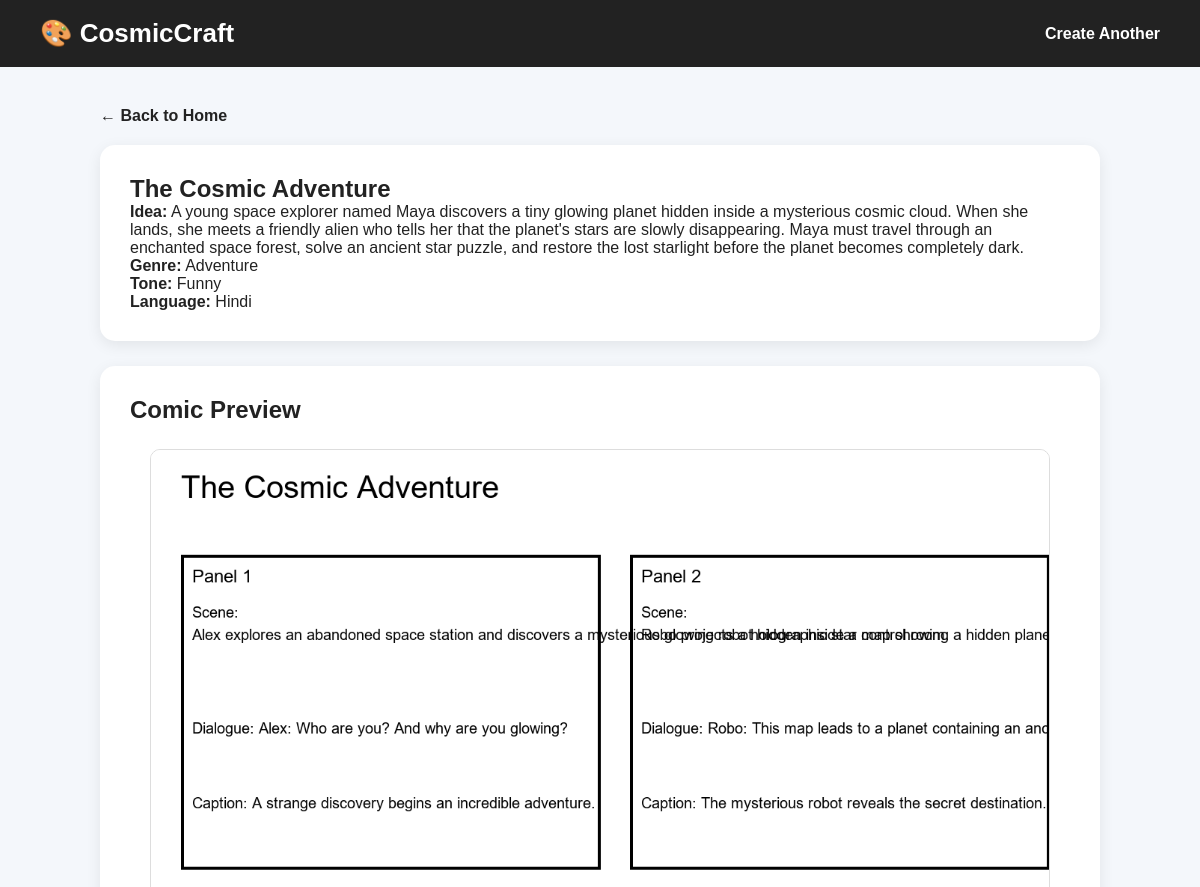
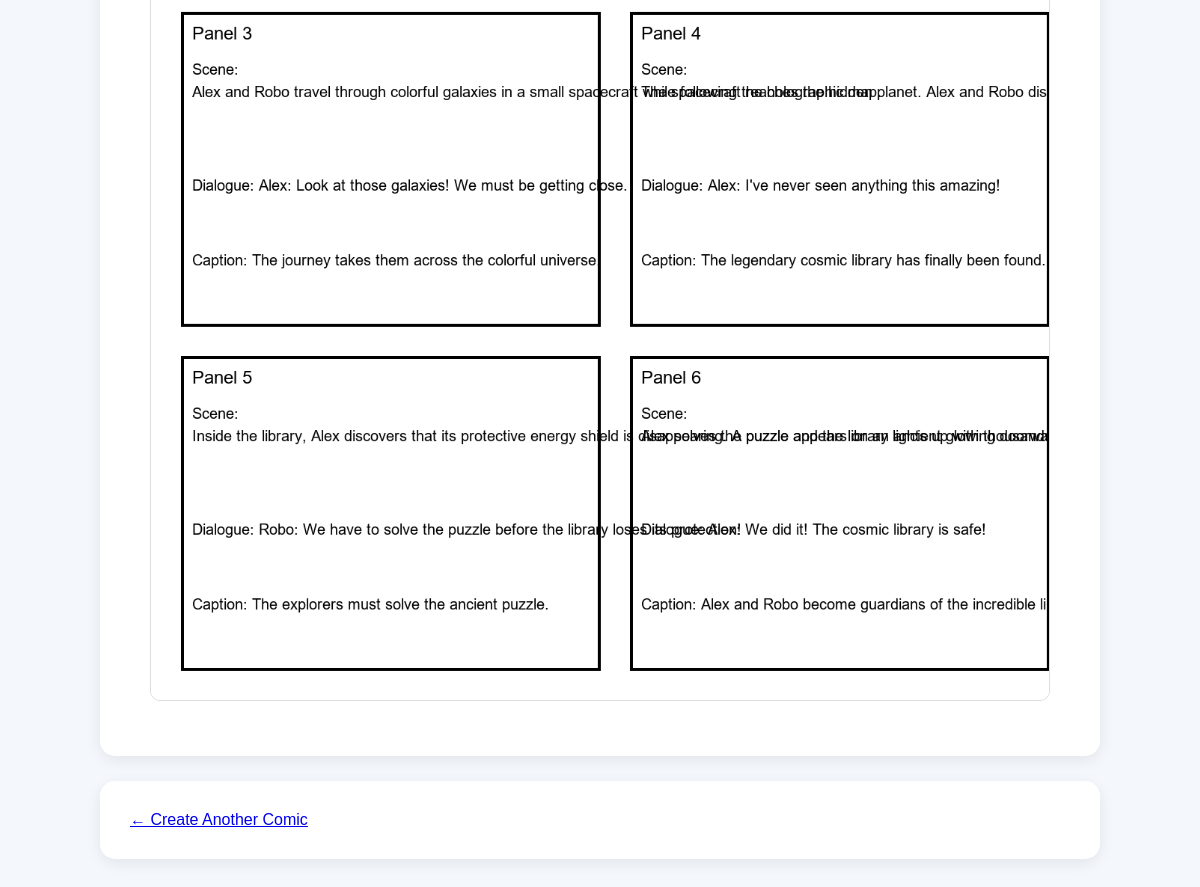
The page /story/2 on the database its author committed (2 pictures, top to bottom).
### app/models.py (models this page shows)
class Story(Base):
    __tablename__ = "stories"
    id: Mapped[int] = mapped_column(Integer, primary_key=True, index=True)
    title: Mapped[str] = mapped_column(String(200))
    prompt: Mapped[str] = mapped_column(Text)
    genre: Mapped[str] = mapped_column(String(50))
    tone: Mapped[str] = mapped_column(String(50))
    language: Mapped[str] = mapped_column(String(50))
    panel_count: Mapped[int] = mapped_column(Integer)
    final_image: Mapped[str | None] = mapped_column(String(500), nullable=True)
    created_at: Mapped[datetime] = mapped_column(
        DateTime, default=datetime.utcnow
    )
    panels: Mapped[list["Panel"]] = relationship(
        back_populates="story",
        cascade="all, delete-orphan",
    )

### app/main.py (the view)
@app.get("/story/{story_id}", response_class=HTMLResponse)
def story_detail(
    story_id: int,
    request: Request,
    db: Session = Depends(get_db)
):
    story = (
        db.query(Story)
        .filter(Story.id == story_id)
        .first()
    )
    if not story:
        return HTMLResponse(
            "Story not found",
            status_code=404
        )
    return templates.TemplateResponse(
        request=request,
        name="result.html",
        context={
            "story": story,
            "comic": None
        }
    )

### templates/result.html (shortened to what this page needs)
<!DOCTYPE html>
<html lang="en">
<head>
    <link
        rel="stylesheet"
        href="{{ url_for('static', path='css/style.css') }}"
    >
</head>
<body>
<header class="navbar">
    <h1>🎨 CosmicCraft</h1>
    <a href="/">Create Another</a>
</header>
<main class="container">
    <a class="back-link" href="/">
        ← Back to Home
    </a>
    <section class="card">
        <h2>{{ story.title }}</h2>
        <p>
            <strong>Idea:</strong>
            {{ story.prompt }}
        </p>
        <p>
            <strong>Genre:</strong>
            {{ story.genre }}
        </p>
        <p>
            <strong>Tone:</strong>
            {{ story.tone }}
        </p>
        <p>
            <strong>Language:</strong>
            {{ story.language }}
        </p>
    </section>
    {% if story.final_image %}
    <section class="card">
        <h2>Comic Preview</h2>
        <img
            class="comic-preview"
            src="{{ story.final_image }}"
            alt="Generated comic"
        >
    </section>
    {% endif %}
    <section class="card">
        <a href="/">
            ← Create Another Comic
        </a>
    </section>
</main>
</body>
</html>

### static/css/style.css (style rules this page uses)
* { box-sizing: border-box; margin: 0; padding: 0; }
body { font-family: Arial, sans-serif; background: #f4f7fb; color: #222; min-height: 100vh; }
.navbar { background: #222; color: white; padding: 18px 40px; display: flex; justify-content: space-between; align-items: center; }
.navbar h1 { font-size: 26px; }
.navbar a { color: white; text-decoration: none; font-weight: bold; }
.container { width: 90%; max-width: 1000px; margin: 40px auto; }
.card { background: white; padding: 30px; border-radius: 15px; box-shadow: 0 4px 15px rgba(0, 0, 0, 0.08); margin-bottom: 25px; }
.comic-preview { width: 100%; max-width: 900px; display: block; margin: 25px auto; border-radius: 10px; border: 1px solid #ddd; }
.back-link { display: inline-block; margin-bottom: 20px; color: #222; text-decoration: none; font-weight: bold; }

### rows shown on the page
Story: title "The Cosmic Adventure", prompt "A young space explorer named Maya discovers a tiny glowing planet hidden inside a mysterious cosmic cloud. When she lands, she meets a friendly alien who tells her that the planet's stars are slowly disappearing. Maya must travel through an enchanted space forest, solve an ancient star puzzle, and restore the lost starlight before the planet becomes completely dark.", genre "Adventure", tone "Funny", language "Hindi", final_image (picture)
